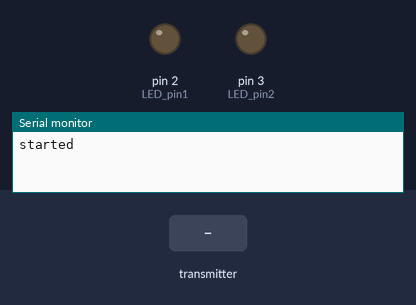
Simulated run of this sketch. Board: Arduino Uno, built with avr-gcc and run on an emulated ATmega328P. Parts: output pins drawn as LEDs (lit = HIGH), the last lines printed to the serial monitor. The test bench sets the inputs (shaded band). No radio packets arrive unless stated.

Above: at 1.2 s.
1.3 s: the transmitter starts sending is_Cell1_empty = 1
At 1.9 s:
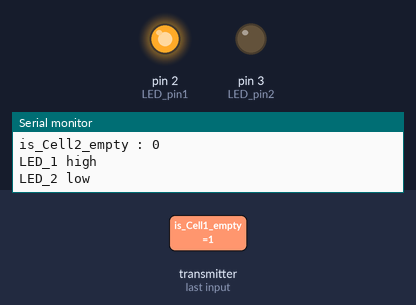
2.8 s: the transmitter starts sending is_Cell2_empty = 1
At 3.9 s:
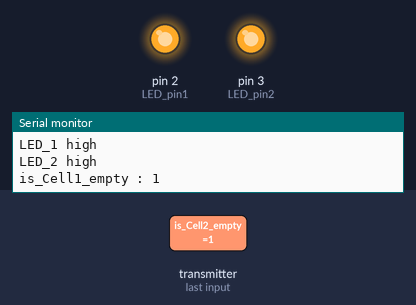
4.4 s: the transmitter starts sending is_Cell1_empty = 0
At 5.5 s:
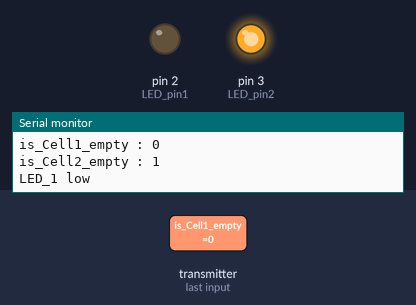
6.0 s: the transmitter starts sending is_Cell2_empty = 0
At 7.5 s:
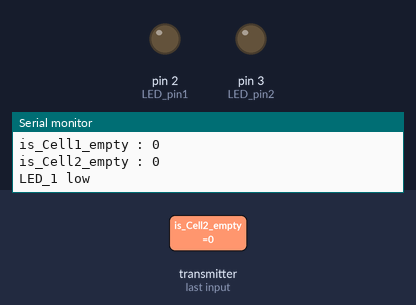
Timing chart, 0 to 9.0 s (numbered marks = the images above; inputs shaded):
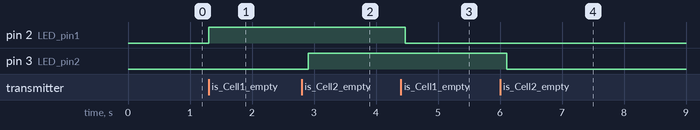

The sketch:

NRF_Receiver.ino
```cpp
/*
* Library: TMRh20/RF24, https://github.com/tmrh20/RF24/
*/

#include <SPI.h>
#include <nRF24L01.h>
#include <RF24.h>

RF24 radio(7, 8); // CE, CSN

int LED_pin1 = 2;
int LED_pin2 = 3;

const byte address[6] = "00001";

// Max size of this struct is 32 bytes - NRF24L01 buffer limit
struct Data_Package {
  bool is_Cell1_empty = false;
  bool is_Cell2_empty = false;
};

Data_Package data; //Create a variable with the above structure

void setup() {
  Serial.begin(9600);
  Serial.println("started");
  radio.begin();
  radio.openReadingPipe(0, address);
  radio.setPALevel(RF24_PA_MIN);
  radio.startListening();

  pinMode(LED_pin1,OUTPUT);
  pinMode(LED_pin2,OUTPUT);

  digitalWrite(LED_pin1,LOW);
  digitalWrite(LED_pin2,LOW);
}

void loop() {
  Read_Data();
}

void Read_Data(){
  if (radio.available()) {
    radio.read(&data, sizeof(Data_Package));

    Serial.print("is_Cell1_empty : ");
    Serial.println(data.is_Cell1_empty);
    Serial.print("is_Cell2_empty : ");
    Serial.println(data.is_Cell2_empty);

    if(data.is_Cell1_empty){
      digitalWrite(LED_pin1,HIGH);
      Serial.println("LED_1 high");
    }
    else{
      digitalWrite(LED_pin1,LOW);
      Serial.println("LED_1 low");
    }

    if(data.is_Cell2_empty){
      digitalWrite(LED_pin2,HIGH);
      Serial.println("LED_2 high");
    }
    else{
      digitalWrite(LED_pin2,LOW);
      Serial.println("LED_2 low");
    }
    Serial.println();

  }
}
```

Measured:
- after the input at 1.3 s, pin 2 (LED_pin1): LOW → HIGH at once
- after the input at 2.8 s, pin 3 (LED_pin2): LOW → HIGH after 0.11 s
- after the input at 4.4 s, pin 2 (LED_pin1): HIGH → LOW after 0.08 s
- after the input at 6.0 s, pin 3 (LED_pin2): HIGH → LOW after 0.11 s
